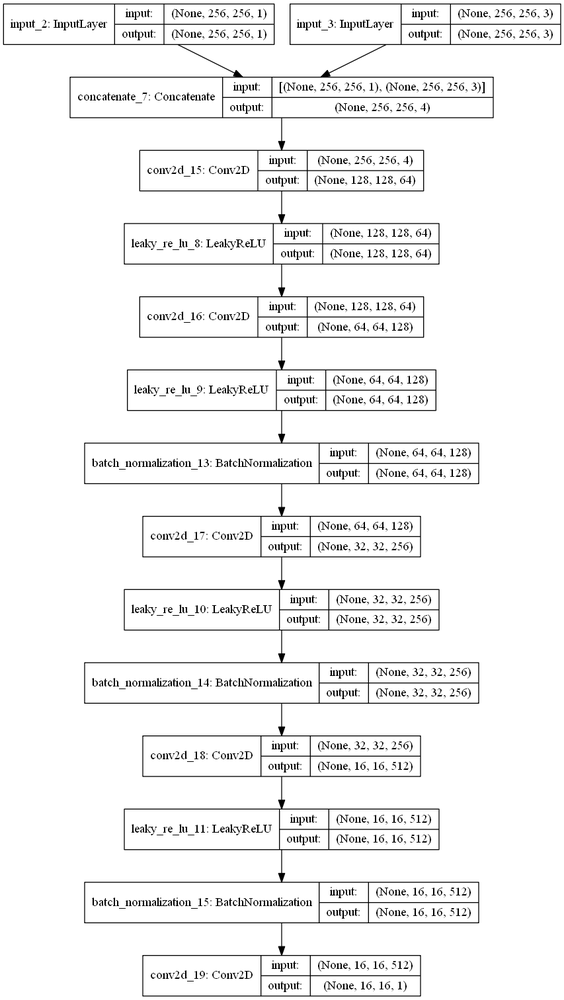
#> input picture ModelStructure/dis.png, 564 x 1000 px, shrunk from 853 x 1512 before the run
$ python -i cartoonize.py   (imports and definitions only)   (older library calls are emulated)
#> lines starting #> are read from the running program, lines starting #| are printed output that depends on the picture
#> further down, picture is the input picture: shape (1000, 564, 3); min 0, max 255, mean 242.1
#from scipy import misc
#from PIL import Image
from sklearn.cluster import MiniBatchKMeans
import cv2#, numpy as np

def cartoon_m1(img):
	# [7 lines of commented-out code are left out]
	gray = cv2.cvtColor(img, cv2.COLOR_RGB2GRAY)
	gray = cv2.medianBlur(gray, 3)
	edges = cv2.adaptiveThreshold(gray, 255, cv2.ADAPTIVE_THRESH_MEAN_C, cv2.THRESH_BINARY, 7, 7)

	# 2) Color
	color = cv2.bilateralFilter(img, 9, 300, 300)

	# 3) Cartoon
	cartoon = cv2.bitwise_and(color, color, mask=edges)


	# [5 lines of commented-out code are left out]
	return cartoon

def cartoon_m2(img, n_clusters=8):
	#img = misc.imread(imgname)
#> called with n_clusters = 8
	(h, w) = img.shape[:2]
#> h = 1000; w = 564
	#rgb = img[...,:3]
	#alpha = img[...,-1].reshape(img.shape[0], img.shape[1], 1)

	# 1) Edges
	#gray = cv2.cvtColor(rgb, cv2.COLOR_RGB2GRAY)
	gray = cv2.cvtColor(img, cv2.COLOR_RGB2GRAY)
	gray = cv2.medianBlur(gray, 3)
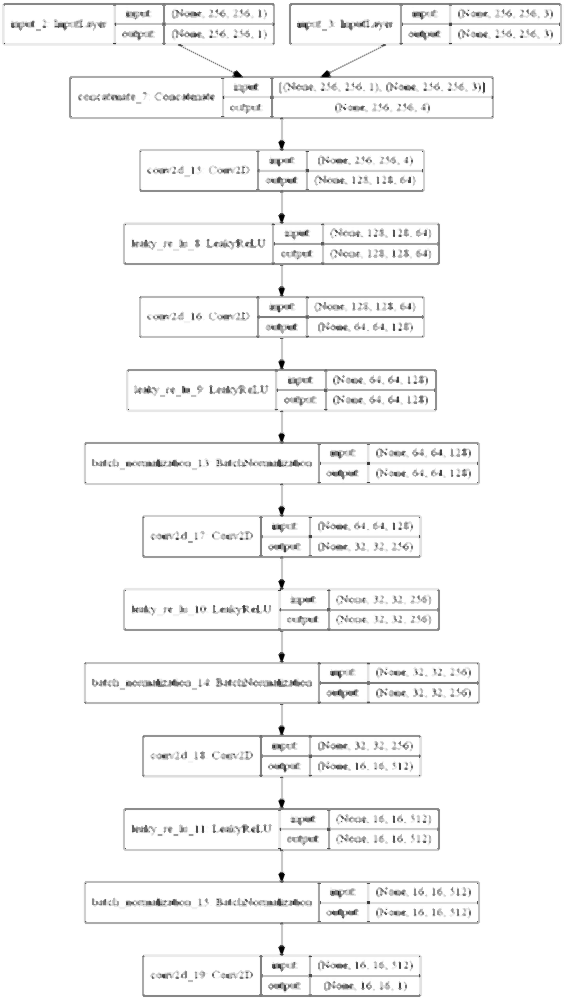
#> gray: shape (1000, 564); min 0, max 255, mean 246.5
	edges = cv2.adaptiveThreshold(gray, 255, cv2.ADAPTIVE_THRESH_GAUSSIAN_C, cv2.THRESH_BINARY, 7, 7)
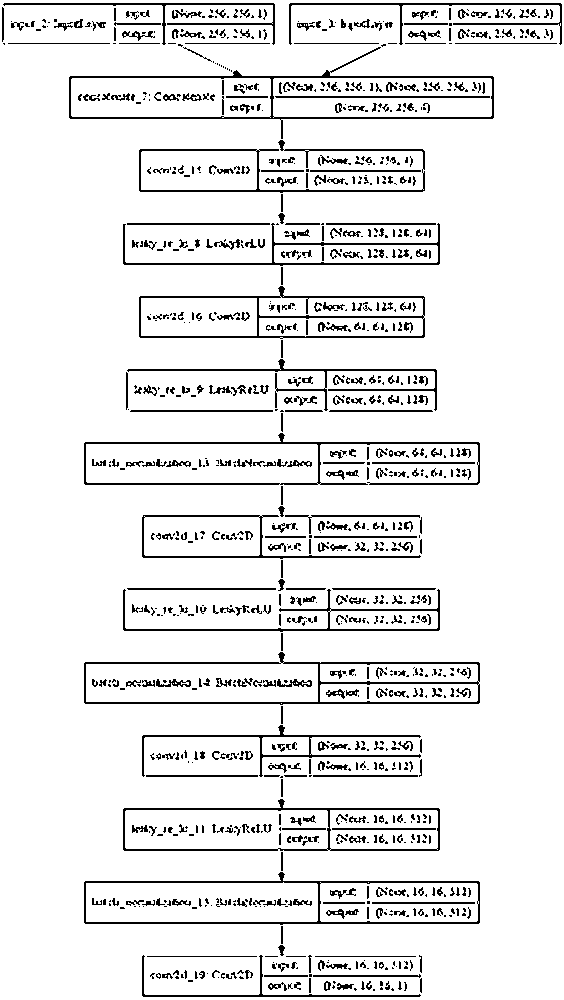
#> edges: shape (1000, 564); 91.6% white; black in thin lines or dots

	# 2) Color
	imgLab = cv2.cvtColor(img, cv2.COLOR_BGR2LAB).reshape((h * w, 3))
	clt = MiniBatchKMeans(n_clusters = n_clusters)
	labels = clt.fit_predict(imgLab)
	quant = (clt.cluster_centers_.astype("uint8")[labels]).reshape((h, w, 3))
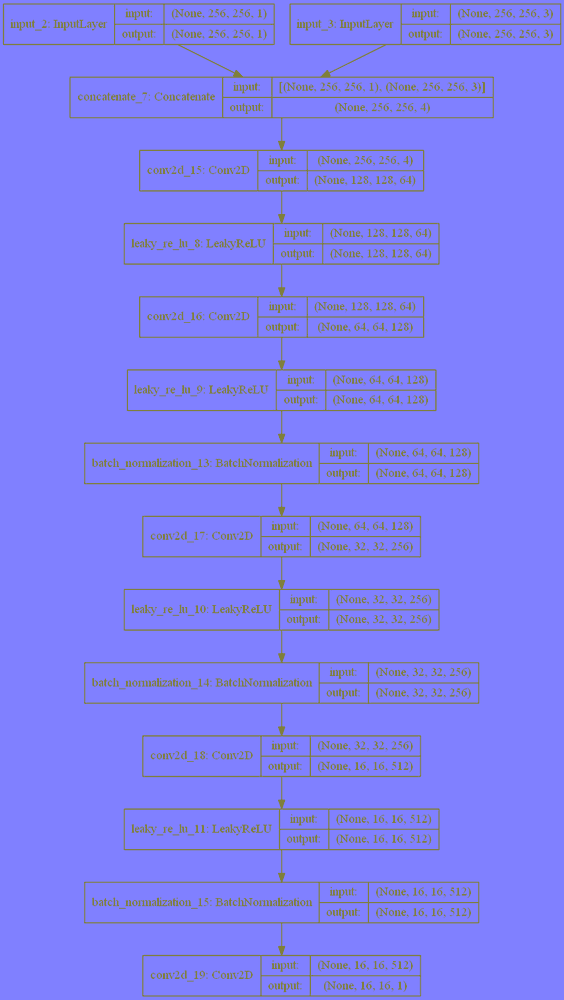
#> quant: shape (1000, 564, 3); mean of channels 0, 1, 2 243.2, 127.9, 127.9; drawn as B, G, R
	color = quant = cv2.cvtColor(quant, cv2.COLOR_LAB2BGR)


	# 3) Cartoon
	cartoon = cv2.bitwise_and(color, color, mask=edges)
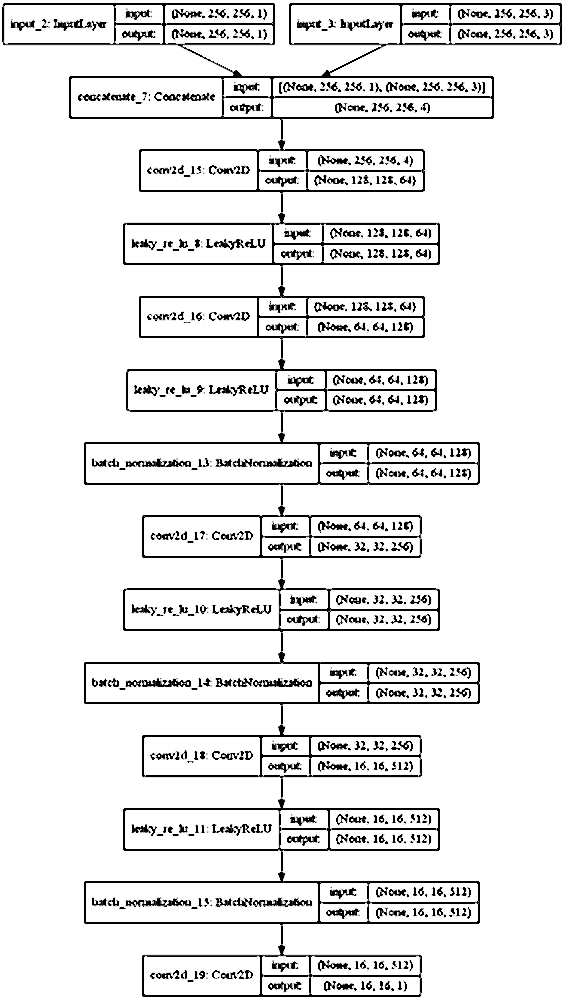
#> cartoon: shape (1000, 564, 3); mean B, G, R 231.2, 231.2, 231.2
	#cartoon_ = np.concatenate([cartoon, alpha], axis=-1)

	#misc.imsave(imgname+"-cartoon.png", cartoon_)
	return cartoon

#if __name__ == '__main__':
#	method2("img_00000003-nobg.png", n_clusters=8)

>>> import cv2
>>> picture = cv2.cvtColor(cv2.imread('../ModelStructure/dis.png'), cv2.COLOR_BGR2RGB)
>>> result = cartoon_m2(picture)

$ run again, on ModelStructure/gan.png
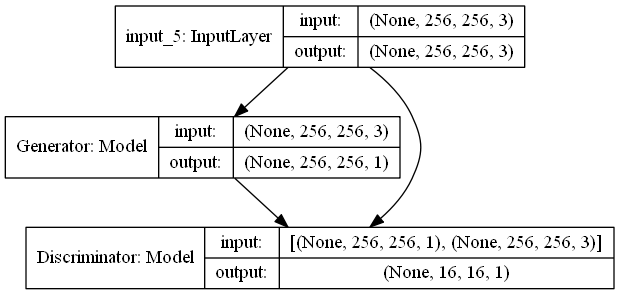
#> input picture ModelStructure/gan.png, 619 x 295 px
#> picture is the input picture: shape (295, 619, 3); min 0, max 255, mean 238.2
#> in cartoon_m2, `edges = cv2.adaptiveThreshold(gray, 255, cv2.ADAPTIVE_THRESH_GAUSSIAN_..`:
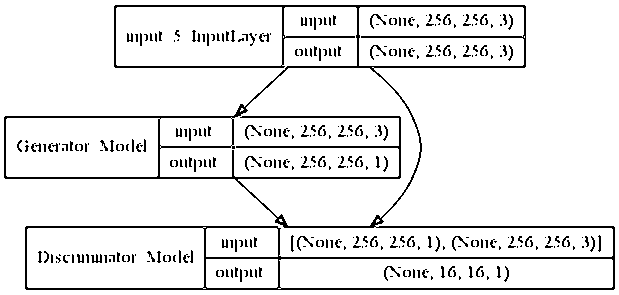
#> edges: shape (295, 619); 91.8% white; black in thin lines or dots
#> in cartoon_m2, `cartoon = cv2.bitwise_and(color, color, mask=edges)`:
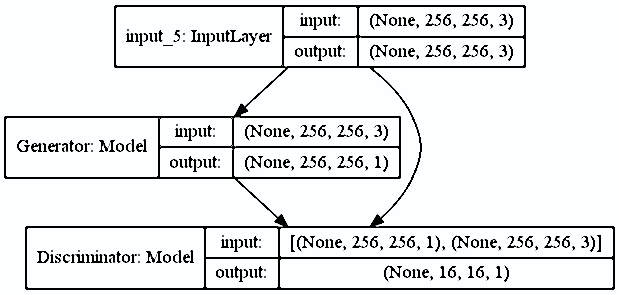
#> cartoon: shape (295, 619, 3); mean B, G, R 232.1, 232.1, 229.3

$ run again, on ModelStructure/gen.png
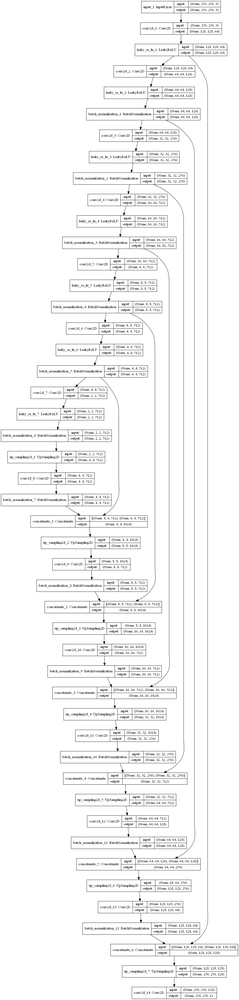
#> input picture ModelStructure/gen.png, 239 x 1000 px, shrunk from 1234 x 5164 before the run
#> picture is the input picture: shape (1000, 239, 3); min 0, max 255, mean 245.4
#> in cartoon_m2, `edges = cv2.adaptiveThreshold(gray, 255, cv2.ADAPTIVE_THRESH_GAUSSIAN_..`:
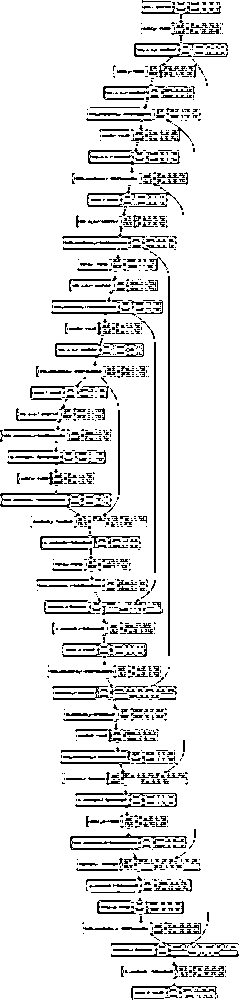
#> edges: shape (1000, 239); 90.1% white; black in thin lines or dots
#> in cartoon_m2, `cartoon = cv2.bitwise_and(color, color, mask=edges)`:
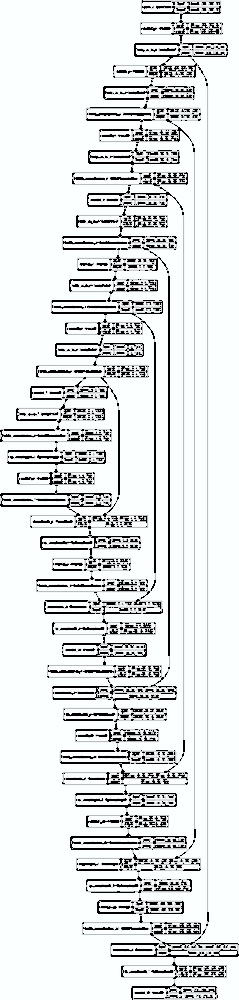
#> cartoon: shape (1000, 239, 3); mean B, G, R 225.3, 224.9, 221.5
